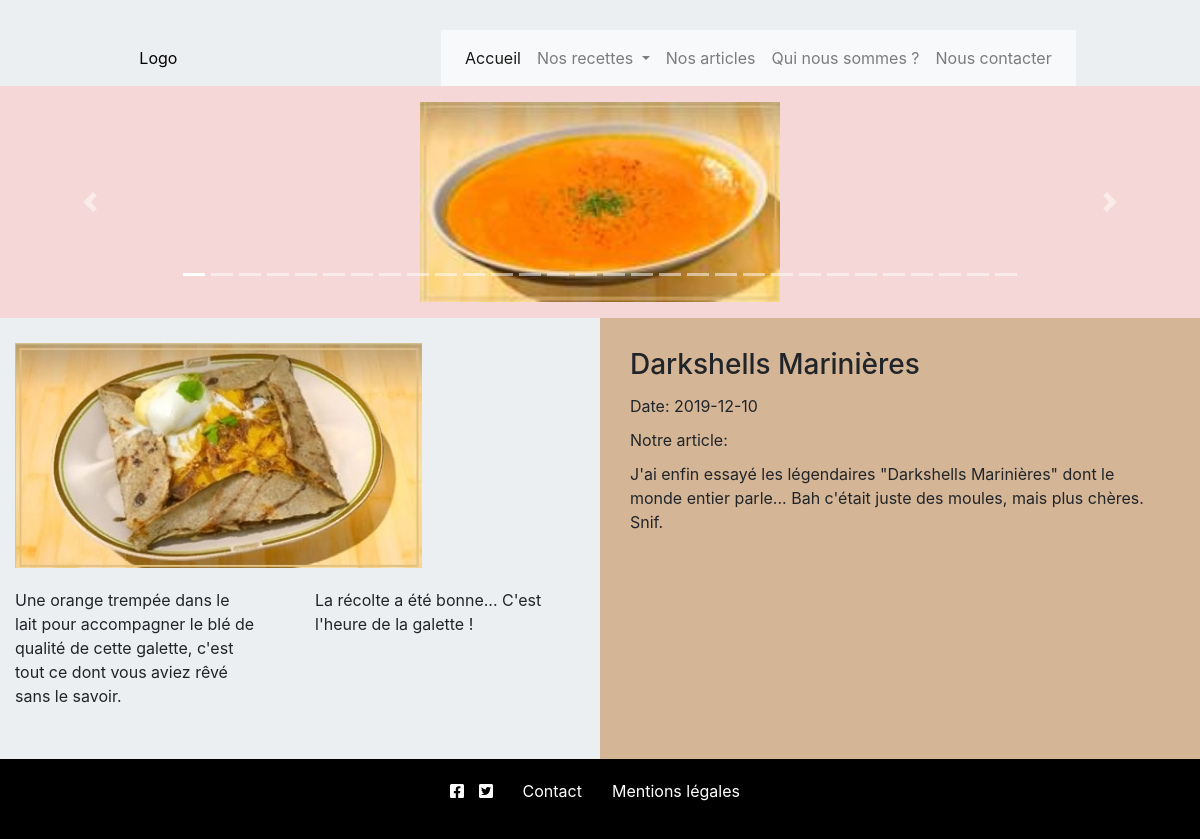
Screenshot of /front/index.php with the database file from the repository.
### tables this page shows
CREATE TABLE IF NOT EXISTS `image` (
  `idImage` int(4) NOT NULL AUTO_INCREMENT,
  `nomImage` varchar(50) DEFAULT NULL,
  `urlImage` varchar(500) DEFAULT NULL,
  PRIMARY KEY (`idImage`)
);

CREATE TABLE IF NOT EXISTS `recette` (
  `idRecette` int(4) NOT NULL AUTO_INCREMENT,
  `idOrigine` int(4) NOT NULL,
  `nomRecette` varchar(100) NOT NULL,
  `descriptionRecette` varchar(500) DEFAULT NULL,
  `dureeCuisson` varchar(100) DEFAULT NULL,
  `dureePreparation` varchar(100) DEFAULT NULL,
  `recetteRecette` varchar(5000) DEFAULT NULL,
  `effetsRecette` varchar(500) DEFAULT NULL,
  `idCategorie` int(4) NOT NULL,
  `idImage` int(4) DEFAULT NULL,
  `idEtat` int(4) DEFAULT NULL,
  PRIMARY KEY (`idRecette`),
  KEY `fkOrigine` (`idOrigine`),
  KEY `fkCategorie` (`idCategorie`),
  KEY `fkImage` (`idImage`),
  KEY `fkEtat` (`idEtat`)
);

CREATE TABLE IF NOT EXISTS `article` (
  `idArticle` int(4) NOT NULL AUTO_INCREMENT,
  `titreArticle` varchar(50) DEFAULT NULL,
  `contenuArticle` varchar(5000) DEFAULT NULL,
  `dateArticle` date DEFAULT NULL,
  `idMembre` int(4) NOT NULL,
  `idRecette` int(4) NOT NULL,
  PRIMARY KEY (`idArticle`),
  KEY `fkMembre` (`idMembre`),
  KEY `fkRecetteArticle` (`idRecette`)
);

### front/carousel.php (the view, shortened to what this page needs)
<div id="carousel-example-generic" class="carousel slide" data-ride="carousel">
<ol class="carousel-indicators">
<?php
$base = connect();
$req_pre = $base->prepare("SELECT COUNT(urlImage) nb FROM image");
$req_pre->execute();
$ligne=$req_pre->fetch(PDO::FETCH_OBJ);
$nb = $ligne->nb;
while ($ligne) {
for ($i=0; $i < $nb; $i++) {
if($i==0){
	?> <li data-target="#moncaroussel" data-slide-to="<?php echo $i; ?>" class="active"></li> <?php
}else{
?>
<li data-target="#moncaroussel" data-slide-to="<?php echo $i; ?>"></li>
<?php
}
}
$ligne=$req_pre->fetch(PDO::FETCH_OBJ);
}
?>
</ol>
<div class="carousel-inner" role="listbox">
<?php
$req_pre = $base->prepare("SELECT urlImage FROM image");
$req_pre->execute();
$ligne=$req_pre->fetch(PDO::FETCH_OBJ);
$i=0;
while ($ligne) {
if($i==0){
	$i=1;
	?>
	<div class="carousel-item active">
	<center><img src="<?php echo $ligne->urlImage; ?>"></center>
	</div>
	<?php
}else{
	?>
	<div class="carousel-item">
	<center><img src="<?php echo $ligne->urlImage; ?>"></center>
	</div>
	<?php
}
?>
<?php
$ligne=$req_pre->fetch(PDO::FETCH_OBJ);
}
?>
</div>
<a class="carousel-control-prev" href="#carousel-example-generic" role="button" data-slide="prev">
<span class="carousel-control-prev-icon" aria-hidden="true"></span>
</a>
<a class="carousel-control-next" href="#carousel-example-generic" role="button" data-slide="next">
<span class="carousel-control-next-icon" aria-hidden="true"></span>
</a>
</div>

### front/index.php (shortened to what this page needs)
<section id="caroussel">
    <?php include("carousel.php"); ?>
</section>
<section id="recette">
    <article class="recetteHome">
        <?php
            $base = connect();
            $ligne= $base->query("SELECT * FROM recette ORDER BY RAND() LIMIT 1")->fetch(PDO::FETCH_OBJ);
            $thumbnail = '<a href="recette.php?idrecette='.$ligne->idRecette.'">';
            $image= $base->query("SELECT urlImage FROM image WHERE idImage='".$ligne->idImage."'")->fetch(PDO::FETCH_OBJ);
            $image->urlImage = str_replace("_p", "_g", $image->urlImage);
            $thumbnail .= '<img src="'.$image->urlImage.'" alt="'.$ligne->nomRecette.'"></a>';
            $thumbnail .= '<p>'.$ligne->recetteRecette.'</p>';
            $thumbnail .= '<p>'.$ligne->descriptionRecette.'</p>';
            echo $thumbnail;
            ?>
    </article>
    <aside>
        <?php
        $ligne= $base->query("SELECT * FROM article ORDER BY dateArticle DESC LIMIT 1")->fetch(PDO::FETCH_OBJ);
        $thumbnail = '<h3>'.$ligne->titreArticle.'</h3>';
        $thumbnail .= '<ul><li>Date: '.$ligne->dateArticle.'</li>';
        $thumbnail .= '<li>Notre article: </li>';
        $thumbnail .= '<li>'.$ligne->contenuArticle.'</li></ul>';
        echo $thumbnail;
  ?>
    </aside>
</section>

### css/front.css (style rules this page uses)
* { margin:0; padding:0; box-sizing:border-box; }
a,input, textarea { outline:none; }
h1, h2, h3 { font-family: 'Libre Baskerville', serif; }
a { text-decoration: none; display: inline-block; padding: 5px 15px; }
body { font-size: 1.2rem; font-family: 'Roboto', sans-serif; }
header { justify-content: space-around; align-items: center; padding-top:30px; background-color:#eceff1 ; }
header ul { display: flex; list-style: none; height: 5vh; position: relative; }
header a { color: #000; }
object { width: 15vw; height: 15vh; pointer-events: none; }
header nav { z-index: 100; }
header li { background-color: #f8f9fa; }
#caroussel { background-color: rgba(229, 155, 155, 0.4); padding: 2vh 0; }
#carousel-example-generic img { display: block; width: 30%; max-width: 60%; height: auto; max-height: 30vh; }
#recette { display: flex; flex-wrap: wrap; background-color: #eceff1; }
#recette>article { width: 50%; padding: 20px 0; display: flex; flex-wrap: wrap; }
#recette article img { display: inline-block; width: 100%; height: auto; }
#recette article p { width: 45%; margin-right: 5%; padding: 15px; }
#recette>aside { width: 50%; background-color: #c99868a8; padding: 30px; }
#recette>aside li { list-style-type: none; padding: 5px 0; }
footer { background-color: #000; color: #fff; height: 10vh; justify-content: center; align-items: center; }
#reseauxSociaux { margin-right:10px; margin-bottom: 15px; }
#reseauxSociaux a { padding: 5px; }
footer a { color: #fff; }

### rows the page displays
image: urlImage (picture)
recette: nomRecette (picture), recetteRecette "Une orange trempée dans le lait pour accompagner le blé de qualité de cette galette, c'est tout ce dont vous aviez rêvé sans le savoir.", descriptionRecette "La récolte a été bonne... C'est l'heure de la galette !"
article: titreArticle "Darkshells Marinières", dateArticle "2019-12-10", contenuArticle "J'ai enfin essayé les légendaires \"Darkshells Marinières\" dont le monde entier parle... Bah c'était juste des moules, mais plus chères. Snif."
